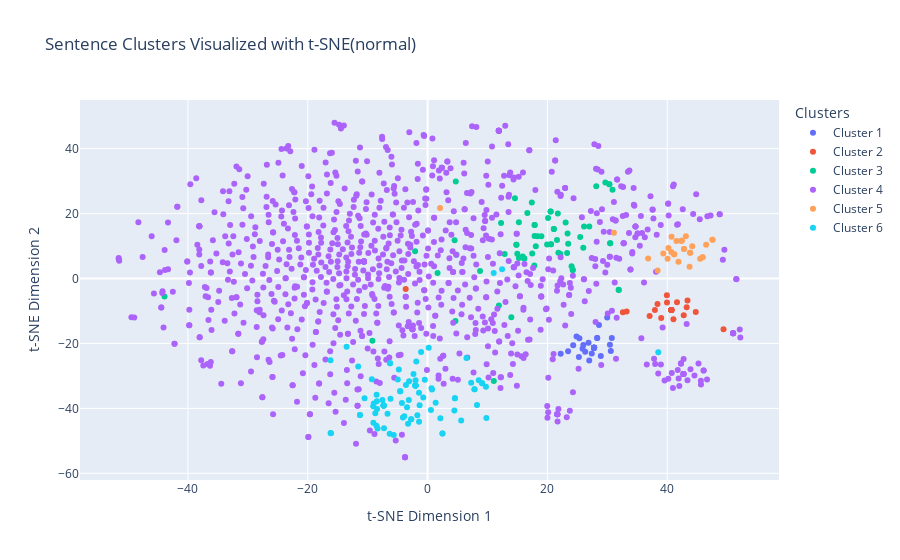

Write notebook code for a chart like this one.
### Code cell
fig = go.Figure()

for i in range(num_clusters):
    indices = labels == i
    fig.add_trace(go.Scatter(
        x=reduced_vectors_2d[indices, 0],
        y=reduced_vectors_2d[indices, 1],
        mode='markers',
        name=f'Cluster {i + 1}'
    ))

fig.update_layout(
    title='Sentence Clusters Visualized with t-SNE(normal)',
    xaxis_title='t-SNE Dimension 1',
    yaxis_title='t-SNE Dimension 2',
    legend_title="Clusters"
)

pio.show(fig)
